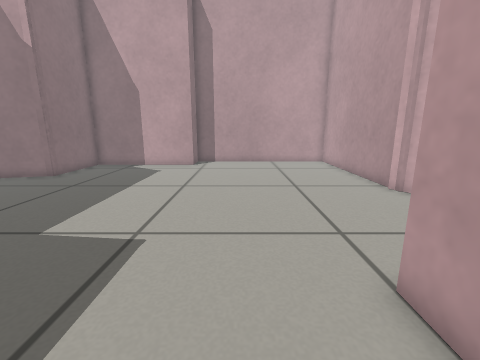
[1] (above)

16 first-person views from a walk through a world built for the Gazebo simulator. The camera is 0.5 m above the floor, tilts 12° down and sees 90° across. The floor is counted in squares, 0.2 m on a side. Each view is taken from the middle of a square. On the plan, view 1 faces up. The plan holds only what a view shows up to about 17 squares ahead; the rest is blank.

[2]
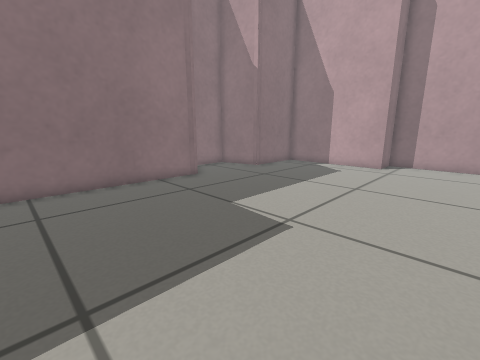

[3]
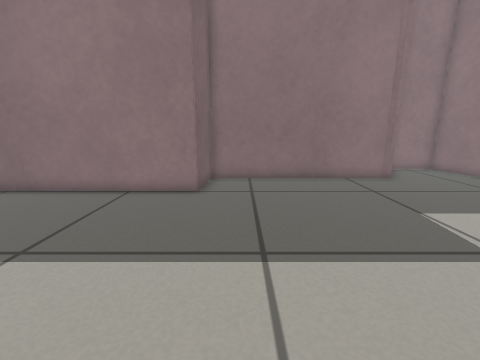

[4]
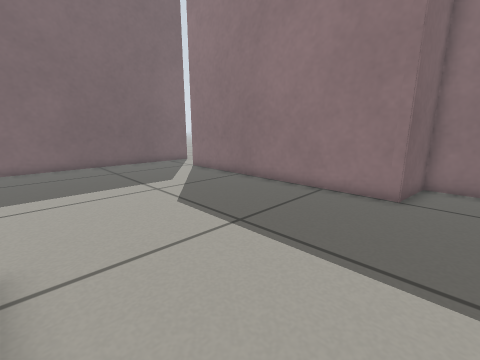

[5]
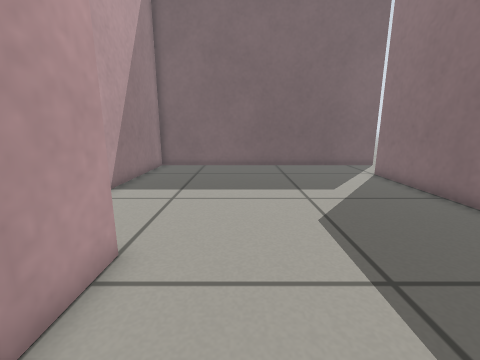

[6]
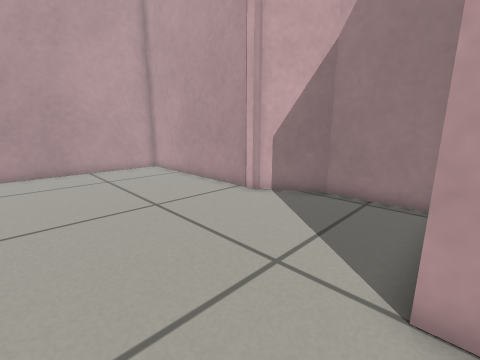

[7]
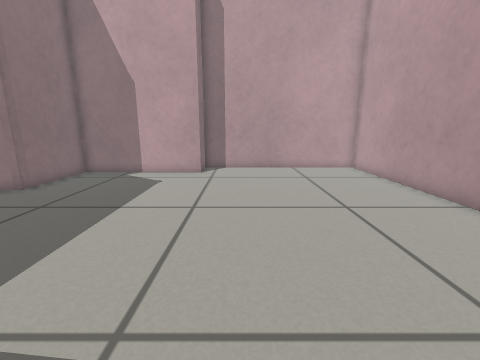

[8]
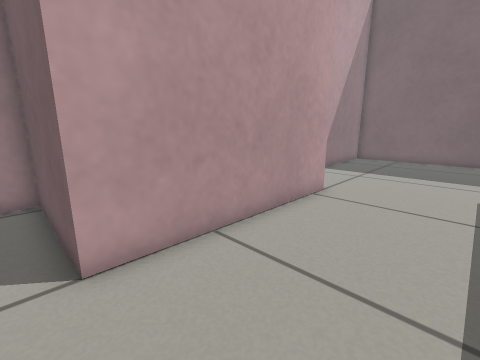

[9]
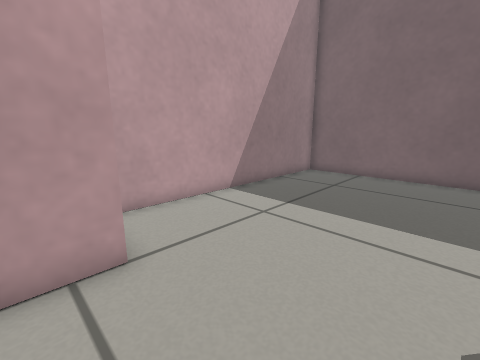

[10]
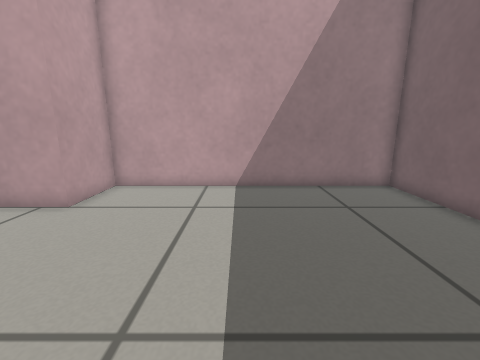

[11]
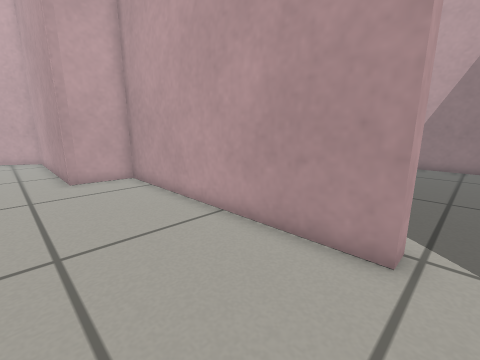

[12]
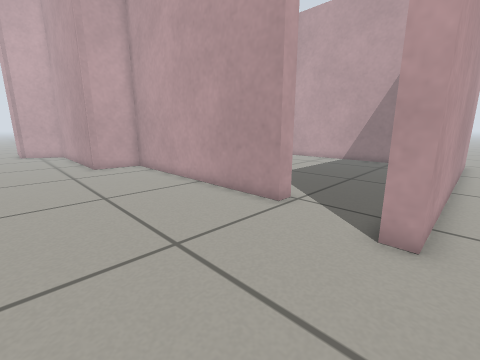

[13]
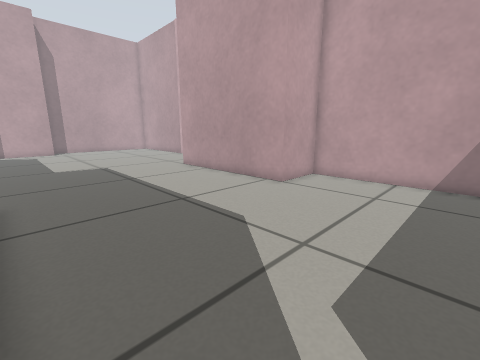

[14]
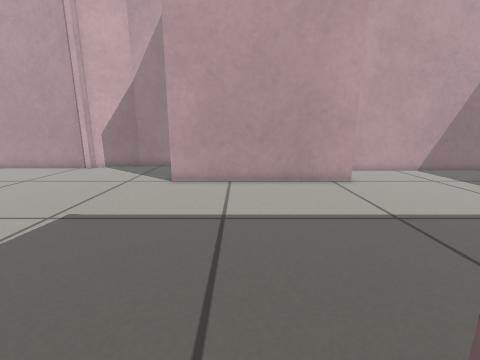

[15]
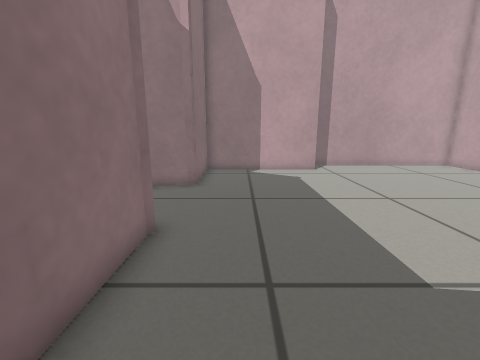

[16]
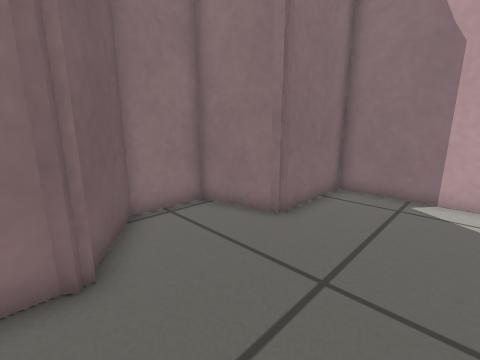

### Floor plan
Points are (right, up) in squares from view 1. A wall is a line through its corners. A room is listed if a view was taken in it or the views show most of it. See-through windows are left out.
Room 1 (views 1, 2, 3, 4, 5, 6, 7, 8, 9, 10, 13, 14, 15, 16)
walls: (-8, -1.7) (-7.5, -1.7) (-7.5, -14.2) (-8.3, -14.2); (-10.2, 7.4) (-10.2, -1.5) (-7.5, -1.7); (6.5, 10) (6.5, 18.7) (-3.3, 18.7) (-3.3, 16.9) (-10, 16.9) (-10, 12.8) (-12.9, 12) (-12.9, 9.5) (-10, 7.5); (-10, 13.1) (-10, 12.8); (-9.3, -17.7) (5.5, -17.7) (5.5, -5.4) (2.4, -5.4) (2.5, 3.3) (8, 3.3) (8, 7.1) (6.3, 10)
ways out: opening at (-8, -16) to room 2
Room 2 (view 11)
walls: (-11, -2.2) (-11, 7.2) (-13, 8.6); (-10.5, -2.2) (-11, -2.2) (-11, -1.7); (-8.3, -14.2) (-8.3, -2.4) (-11, -2.1)
ways out: opening at (-8, -16) to room 1; opening at (-12.5, -18) to room 3
Room 3 (view 12)
walls: (6.3, -18.4) (-9.3, -18.4) (-9.3, -17.7)
ways out: opening at (-12.5, -18) to room 2

Positions as (right, up) in squares from view 1, and headings:
1: (0, 0), facing up
2: (1, 0), facing up-left
3: (2, 0), facing left
4: (2, 0), facing down-left
5: (0, -1), facing down
6: (-1, 3), facing up-right
7: (-1, 3), facing up
8: (-2, 4), facing down-right
9: (-2, -4), facing down-right
10: (-5, -11), facing right
11: (-13, -15), facing up-right
12: (-15, -19), facing up-right
13: (-7, -12), facing up-right
14: (-9, 0), facing right
15: (-8, 2), facing up
16: (-6, 7), facing up-left
